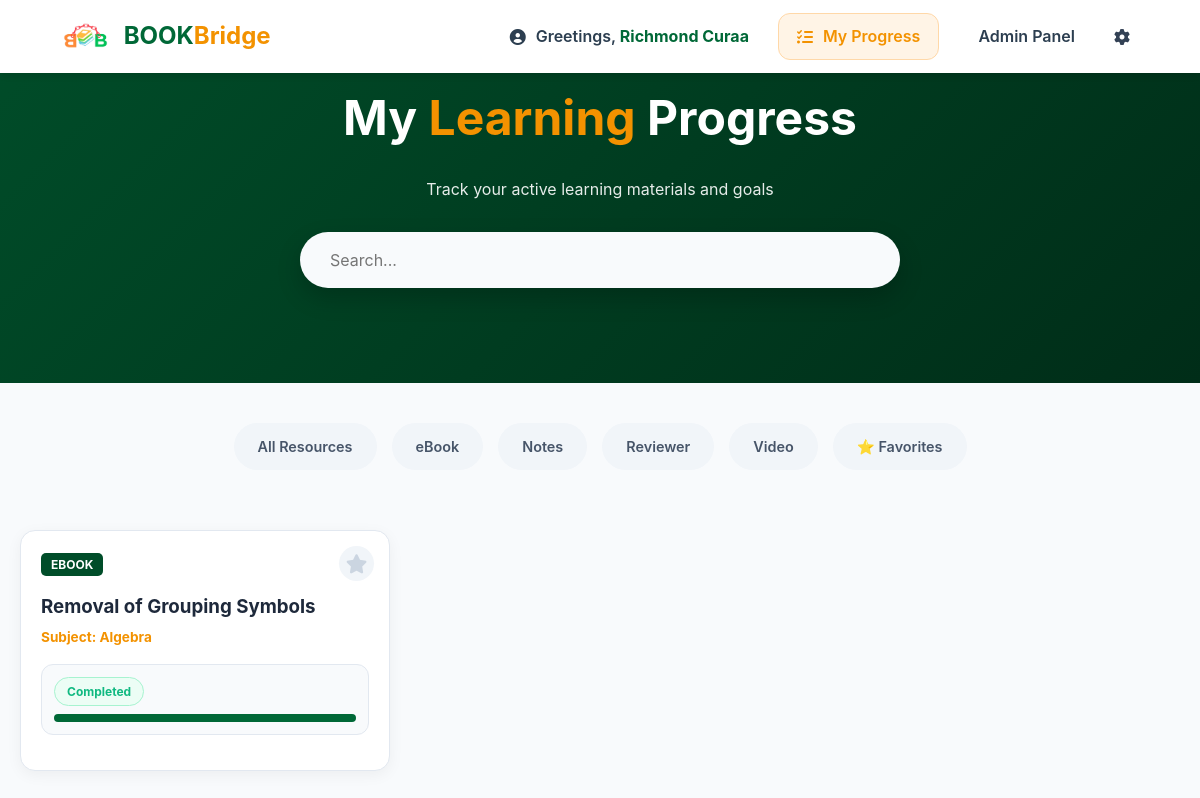
The page /index.php?view=progress (signed in) on the database its author committed.
### tables this page shows
CREATE TABLE `users` (
  `id` int(11) NOT NULL,
  `fullname` varchar(100) DEFAULT NULL,
  `firstname` varchar(100) NOT NULL,
  `middlename` varchar(100) DEFAULT NULL,
  `lastname` varchar(100) NOT NULL,
  `email` varchar(100) NOT NULL,
  `password` varchar(255) NOT NULL,
  `birthday` date NOT NULL,
  `secret_question` varchar(255) NOT NULL,
  `secret_answer` varchar(255) NOT NULL,
  `is_admin` tinyint(1) DEFAULT 0,
  `created_at` timestamp NULL DEFAULT current_timestamp()
);

CREATE TABLE `categories` (
  `id` int(11) NOT NULL,
  `name` varchar(50) NOT NULL
);

CREATE TABLE `resources` (
  `id` int(11) NOT NULL,
  `title` varchar(255) NOT NULL,
  `subject` varchar(100) DEFAULT NULL,
  `description` text DEFAULT NULL,
  `author` varchar(100) DEFAULT NULL,
  `category` varchar(50) DEFAULT NULL,
  `file_path` varchar(255) DEFAULT NULL,
  `uploaded_by` int(11) DEFAULT NULL,
  `created_at` timestamp NULL DEFAULT current_timestamp(),
  `video_url` varchar(255) DEFAULT NULL
);

### index.php (the view, shortened to what this page needs)
<?php
include "config.php";
$user_id = $_SESSION['user_id'] ?? 0;
$is_admin = $_SESSION['is_admin'] ?? 0;
$display_name = "student";
if ($user_id > 0) {
    $stmt = $conn->prepare("SELECT firstname, lastname FROM users WHERE id = ?");
    $stmt->bind_param("i", $user_id);
    $stmt->execute();
    $res = $stmt->get_result();
    if ($row = $res->fetch_assoc()) {
        $full = trim($row['firstname'] . " " . $row['lastname']);
        if (!empty($full)) {
            $display_name = $full;
        }
    }
}
$limit = 6;
$page = isset($_GET['page']) && is_numeric($_GET['page']) ? (int)$_GET['page'] : 1;
$offset = ($page - 1) * $limit;
$currentCategory = $_GET['category'] ?? 'all';
$searchTerm = $_GET['search'] ?? '';
$view = $_GET['view'] ?? 'library';
$conditions = [];
if ($view === 'progress' && $user_id) {
    $conditions[] = "id IN (SELECT resource_id FROM reading_status WHERE user_id = $user_id AND status IN ('reading', 'completed'))";
}
elseif ($currentCategory !== 'all') {
    if ($currentCategory === 'favorites' && $user_id) {
        $conditions[] = "id IN (SELECT resource_id FROM favorites WHERE user_id = $user_id)";
    } else {
        $conditions[] = "category = '" . $conn->real_escape_string($currentCategory) . "'";
    }
}
$whereSQL = !empty($conditions) ? " WHERE " . implode(" AND ", $conditions) : "";
$sql = "SELECT * FROM resources $whereSQL ORDER BY created_at DESC LIMIT $limit OFFSET $offset";
$resResult = $conn->query($sql);
$resources = [];
if ($resResult) {
    while($row = $resResult->fetch_assoc()) {
        $resources[] = $row;
    }
}
$favorites = [];
$progress_data = [];
if($user_id){
    $p_stmt = $conn->prepare("SELECT resource_id, status FROM reading_status WHERE user_id=?");
    $p_stmt->bind_param("i", $user_id);
    $p_stmt->execute();
    $p_res = $p_stmt->get_result();
    while($p_row = $p_res->fetch_assoc()){
        $progress_data[$p_row['resource_id']] = $p_row['status'];
    }
}
?>
<!DOCTYPE html>
<html lang="en">
<head>
    <link rel="stylesheet" href="https://cdnjs.cloudflare.com/ajax/libs/font-awesome/6.0.0/css/all.min.css">
    <link rel="stylesheet" href="style.css?v=<?php echo time(); ?>">
</head>
<body>
<nav>
    <div class="logo">
        <a href="index.php" style="text-decoration:none; display:flex; align-items:center;">
            <img src="images/logo.png" alt="Logo" style="height:40px; margin-right:10px;">
            <span style="font-weight:bold; font-size:1.5rem; color:#2C3E50;">
                <span style="color:var(--ucc-green);">BOOK</span><span style="color:var(--ucc-orange);">Bridge</span>
            </span>
        </a>
    </div>
    <div class="nav-links" style="position: relative; z-index: 10000; display: flex; align-items: center; gap: 10px;">
        <?php if($user_id): ?>
            <a href="acc_settings.php" class="nav-link-item">
                <i class="fa-solid fa-circle-user"></i>
                <span>Greetings, <b><?php echo htmlspecialchars($display_name); ?></b></span>
            </a>
            <a href="index.php?view=progress" class="nav-link-item progress-link <?php echo ($view === 'progress') ? 'active-view' : ''; ?>">
                <i class="fa-solid fa-list-check"></i>
                <span>My Progress</span>
            </a>
            <?php if($is_admin == 1): ?>
                <a href="admin.php" class="nav-link-item admin-link">
                    Admin Panel
                </a>
            <?php endif; ?>
            <div class="dropdown" style="position: relative; display: inline-block;">
                <i class="fa-solid fa-gear gear-btn"
                   id="gearIcon"
                   style="cursor: pointer; position: relative; z-index: 10001; padding: 10px; transition: 0.3s;"
                   onclick="toggleSettings(event)"></i>
            </div>
        <?php else: ?>
            <a href="login.php" class="nav-link-item">Login</a>
            <a href="register.php" class="btn-main" style="width:auto; padding:8px 20px;">Register</a>
        <?php endif; ?>
    </div>
</nav>
<div class="hero" style="background: linear-gradient(135deg, var(--ucc-green-dark), #002d18); padding: 80px 20px; text-align: center; color: white;">
    <h1 style="font-size: 3rem; margin-bottom: 20px;">
        <?php echo ($view === 'progress') ? 'My <span style="color:var(--ucc-orange);">Learning</span> Progress' : 'UCC <span style="color:var(--ucc-orange);">Resource</span> Library'; ?>
    </h1>
    <p style="margin-bottom:30px; opacity:0.9;">
        <?php echo ($view === 'progress') ? 'Track your active learning materials and goals' : 'Exclusive for BSCS Students'; ?>
    </p>
    <div class="search-container" style="max-width: 600px; margin: 0 auto;">
        <form action="index.php" method="GET">
            <input type="text" name="search" style="width:100%; padding:18px 30px; border-radius:50px; border:none; font-size:1rem; box-shadow: 0 10px 25px rgba(0,0,0,0.2);" placeholder="Search..." value="<?php echo htmlspecialchars($searchTerm); ?>">
        </form>
    </div>
</div>
<div class="filter-group">
    <a href="index.php?category=all&search=<?php echo urlencode($searchTerm); ?>"
       class="filter-btn <?php echo ($currentCategory == 'all' && $view != 'progress') ? 'active' : ''; ?>">
       All Resources
    </a>
    <?php
    $cat_query = $conn->query("SELECT * FROM categories ORDER BY name ASC");
    while($cat = $cat_query->fetch_assoc()): ?>
        <a href="index.php?category=<?php echo urlencode($cat['name']); ?>&search=<?php echo urlencode($searchTerm); ?>"
           class="filter-btn <?php echo $currentCategory == $cat['name'] ? 'active' : ''; ?>">
            <?php echo htmlspecialchars($cat['name']); ?>
        </a>
    <?php endwhile; ?>
    <?php if($user_id): ?>
        <a href="index.php?category=favorites&search=<?php echo urlencode($searchTerm); ?>"
           class="filter-btn fav <?php echo $currentCategory == 'favorites' ? 'active' : ''; ?>">
            ⭐ Favorites
        </a>
    <?php endif; ?>
</div>
<div class="resource-grid">
    <?php if (empty($resources)): ?>
        <div style="grid-column: 1/-1; text-align: center; padding: 50px; color: #64748b;">
            <i class="fa-solid fa-folder-open" style="font-size: 3rem; margin-bottom: 10px;"></i>
            <p>No resources found here yet.</p>
        </div>
    <?php else: ?>
        <?php foreach($resources as $item): ?>
            <div class="card">
                <button class="bookmark-btn <?php echo in_array($item['id'], $favorites) ? 'active' : ''; ?>"
                        onclick="toggleFav(<?php echo $item['id']; ?>, this)">
                    <i class="fa-solid fa-star"></i>
                </button>
                <span style="background: var(--ucc-green-dark); color: white; padding: 4px 10px; border-radius: 5px; font-size: 0.75rem; font-weight: bold; text-transform: uppercase;">
                    <?php echo htmlspecialchars($item['category']); ?>
                </span>
                <h3 style="margin: 15px 0 5px 0; color: #1e293b;"><?php echo htmlspecialchars($item['title']); ?></h3>
                <p style="color: var(--ucc-orange); font-weight: bold; font-size: 0.85rem; margin-bottom: 10px;">Subject: <?php echo htmlspecialchars($item['subject']); ?></p>
                <?php if($user_id): ?>
                <div class="progress-section">
                    <?php
                        $status = $progress_data[$item['id']] ?? 'not_started';
                        $percent = 0; $label = "Not Started";
                        if($status == 'completed') { $percent = 100; $label = "Completed"; }
                    ?>
                    <div class="progress-header">
                        <span class="status-badge status-<?php echo $status; ?>" onclick="cycleStatus(<?php echo $item['id']; ?>, this)">
                            <?php echo $label; ?>
                        </span>
                    </div>
                    <div class="progress-bar-container">
                        <div class="progress-fill" style="width: <?php echo $percent; ?>%;"></div>
                    </div>
                </div>
                <?php endif; ?>
            </div>
        <?php endforeach; ?>
    <?php endif; ?>
</div>
</body>
</html>

### style.css (style rules this page uses)
:root { --ucc-green: #006837; --ucc-green-dark: #004d29; --ucc-orange: #F39200; --ucc-orange-light: #fff4e6; --primary: #2C3E50; --bg: #F8FAFC; --white: #ffffff; --text: #334155; --gray: #64748b; --gray-light: #cbd5e1; --shadow: 0 4px 6px -1px rgb(0 0 0 / 0.1); --shadow-lg: 0 10px 25px rgba(0, 0, 0, 0.1); --danger: #ef4444; --success-bg: #dcfce7; --error-bg: #fee2e2; }
* { box-sizing: border-box; margin: 0; padding: 0; transition: 0.3s ease; }
body { font-family: 'Inter', 'Segoe UI', sans-serif; background-color: var(--bg); color: var(--text); line-height: 1.6; overflow-x: hidden; }
nav { background: var(--white); padding: 0.8rem 5%; display: flex; justify-content: space-between; align-items: center; box-shadow: var(--shadow); position: fixed; top: 0; left: 0; z-index: 2000; width: 100%; }
.nav-links { display: flex; align-items: center; gap: 20px; }
.nav-link-item { text-decoration: none; color: var(--primary); font-weight: 600; padding: 8px 15px; border-radius: 8px; display: flex; align-items: center; gap: 8px; }
input, select, textarea { width: 100%; padding: 13px; margin-bottom: 15px; border-radius: 12px; border: 2px solid #f1f5f9; background: #f8fafc; outline: none; font-family: inherit; }

### index.php (style rules this page uses)
.nav-link-item { text-decoration: none; color: #2C3E50; font-weight: 600; padding: 10px 18px; border-radius: 12px; transition: all 0.4s cubic-bezier(0.175, 0.885, 0.32, 1.275); display: inline-flex; align-items: center; gap: 10px; border: 1px solid transparent; }
.nav-link-item i { transition: transform 0.3s ease, color 0.3s ease; }
.nav-link-item b { color: var(--ucc-green); transition: color 0.3s ease; }
.progress-link.active-view { background: #fff4e6; color: var(--ucc-orange); border-color: #ffd8a8; }
.filter-group { display: flex; justify-content: center; gap: 15px; margin: 40px 0; flex-wrap: wrap; }
.filter-btn { text-decoration: none; padding: 10px 22px; border-radius: 50px; background: #f1f5f9; color: #475569; font-weight: 600; font-size: 0.9rem; transition: all 0.3s ease; border: 2px solid transparent; }
.progress-section { margin: 15px 0; padding: 12px; background: #f8fafc; border-radius: 12px; border: 1px solid #e2e8f0; }
.progress-header { display: flex; justify-content: space-between; align-items: center; margin-bottom: 8px; font-size: 0.8rem; font-weight: bold; }
.progress-bar-container { width: 100%; height: 8px; background: #e2e8f0; border-radius: 10px; overflow: hidden; }
.progress-fill { height: 100%; background: var(--ucc-green); width: 0%; transition: width 0.5s ease; }
.status-badge { cursor: pointer; padding: 4px 12px; border-radius: 20px; font-size: 0.75rem; transition: 0.3s; border: 1px solid transparent; }
.status-completed { background: #ecfdf5; color: #10b981; border-color: #a7f3d0; }
.resource-grid { display: grid; grid-template-columns: repeat(auto-fill, minmax(300px, 1fr)); gap: 25px; padding: 20px; max-width: 1200px; margin: 0 auto; }
.card { position: relative; background: white; border-radius: 15px; padding: 20px; box-shadow: 0 4px 15px rgba(0,0,0,0.05); border: 1px solid #e2e8f0; transition: 0.3s; }
.bookmark-btn { position: absolute; top: 15px; right: 15px; background: #f1f5f9; border: none; border-radius: 50%; width: 35px; height: 35px; cursor: pointer !important; font-size: 1.2rem; color: #cbd5e1; z-index: 50; display: flex; align-items: center; justify-content: center; transition: all 0.2s ease; }

### rows shown on the page
users: display_name "Richmond Curaa"
categories: name "eBook"
categories: name "Notes"
categories: name "Reviewer"
categories: name "Video"
resources: category "EBOOK", title "Removal of Grouping Symbols", subject "Algebra", id "Completed"
